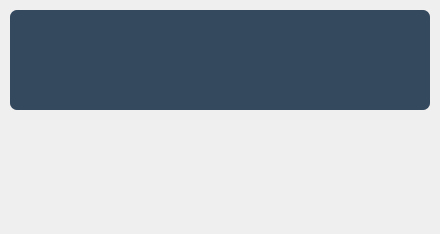
<?xml version="1.0" encoding="UTF-8"?>
<ui version="4.0">
 <class>MemoryUsageCard</class>
 <widget class="QWidget" name="MemoryUsageCard">
  <property name="geometry">
   <rect>
    <x>0</x>
    <y>0</y>
    <width>440</width>
    <height>234</height>
   </rect>
  </property>
  <property name="windowTitle">
   <string>Form</string>
  </property>
  <property name="styleSheet">
   <string notr="true">#MemoryUsageCard { 
    border-radius: 16px;
    background: qlineargradient(
        x1: 0, y1: 0, x2: 0, y2: 1,
        stop: 0 #5D6D7E,
        stop: 1 #2C3E50
    );
}
QProgressBar {
    border-radius: 7px;
    background-color: #34495e;
}
QProgressBar::chunk {
    background-color: #1abc9c;
    border-radius: 7px;
}</string>
  </property>
  <layout class="QVBoxLayout" name="verticalLayout" stretch="1,0,0">
   <property name="leftMargin">
    <number>10</number>
   </property>
   <property name="topMargin">
    <number>10</number>
   </property>
   <property name="rightMargin">
    <number>10</number>
   </property>
   <property name="bottomMargin">
    <number>10</number>
   </property>
   <item>
    <widget class="QProgressBar" name="memory_usage_bar">
     <property name="minimumSize">
      <size>
       <width>0</width>
       <height>100</height>
      </size>
     </property>
     <property name="value">
      <number>0</number>
     </property>
     <property name="alignment">
      <set>Qt::AlignmentFlag::AlignCenter</set>
     </property>
     <property name="format">
      <string/>
     </property>
    </widget>
   </item>
   <item>
    <widget class="QLabel" name="percenatge_label">
     <property name="styleSheet">
      <string notr="true">            color: #ECF0F1;
            font-size: 48px;
            font-weight: bold;</string>
     </property>
     <property name="text">
      <string/>
     </property>
     <property name="alignment">
      <set>Qt::AlignmentFlag::AlignCenter</set>
     </property>
    </widget>
   </item>
   <item>
    <widget class="QLabel" name="label">
     <property name="maximumSize">
      <size>
       <width>16777215</width>
       <height>200</height>
      </size>
     </property>
     <property name="styleSheet">
      <string notr="true">            color: #ECF0F1;
            font-size: 24px;
            font-weight: bold;</string>
     </property>
     <property name="text">
      <string/>
     </property>
     <property name="alignment">
      <set>Qt::AlignmentFlag::AlignCenter</set>
     </property>
    </widget>
   </item>
  </layout>
 </widget>
 <resources/>
 <connections/>
</ui>
